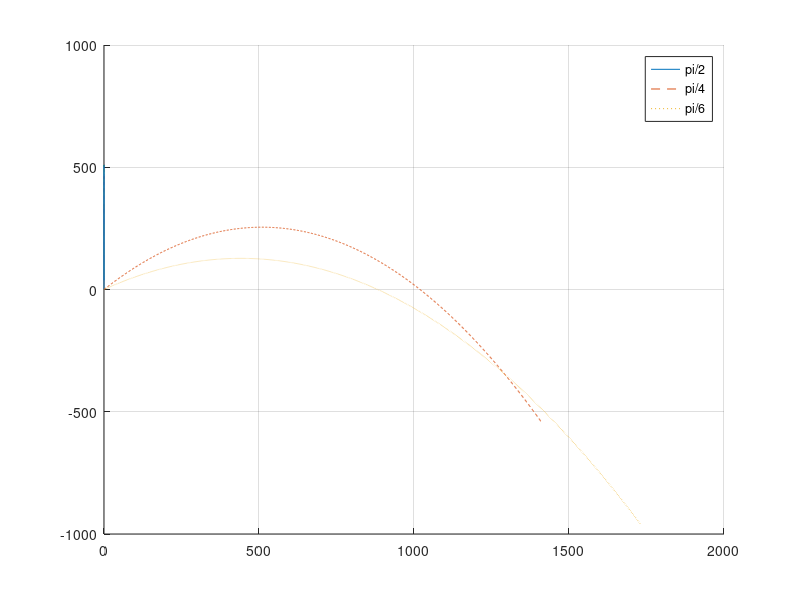

Source code (MATLAB):
clc
clear all
v0=100;
g=9.81;
t=0:0.01:20;
for n = 1:3
    teta=pi/(2*n);
    vertical(n,:)=t.*v0*sin(teta)-(1/2)*g.*(t.^2);
    horizontal(n,:)=t.*v0*cos(teta);
end
hold on
grid on
plot(horizontal(1,:),vertical(1,:))
plot(horizontal(2,:),vertical(2,:),'--')
plot(horizontal(3,:),vertical(3,:),':')
legend('pi/2','pi/4','pi/6')